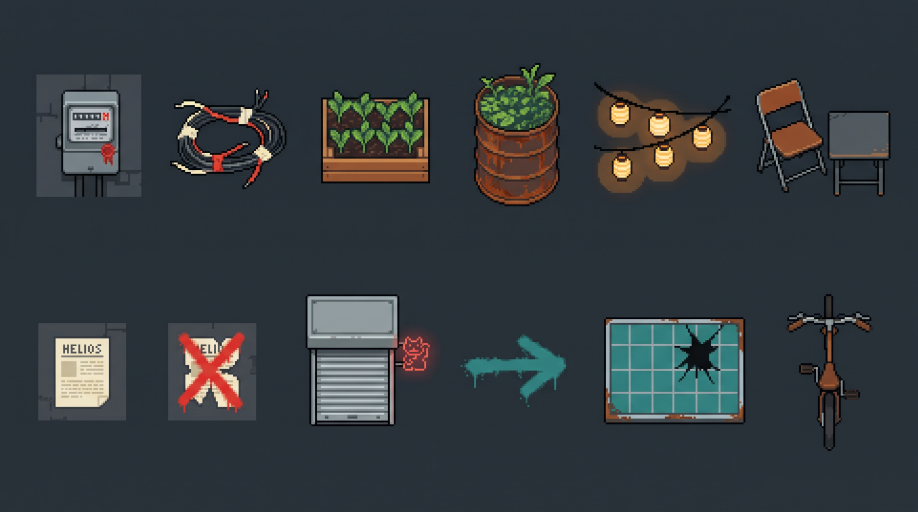
#> input picture art/concept/05_props/05_props_b.png, 2752 x 1536 px (shown at 1/3 size)
$ python prop_sprites.py
#> lines starting #> are read from the running program, lines starting #| are printed output that depends on the picture; after the words box and inside, x2 and y2 are one past the last pixel; in counts of white or black regions, pixels touching at a corner belong together
### tools/tree_sprites.py
"""tree_sprites.py - build the sunroot tree sprites from Sasha's concept art.

WHERE FROM
    art/concept/04_sunroot/04_sunroot_f.png shows four stages of the tree side by side on a
    flat dark blue-grey background: sapling, grown, cut (almost sawn through), big.

WHAT IT DOES (for each stage)
    1. Cut the stage's box out of the concept picture.
    2. Make the background see-through: flood-fill inward from the box's border through every
       pixel close to the background colour. The tree's dark outline stops the flood, so dark
       pixels INSIDE the tree survive. The soft glow around the tree goes too: the game adds
       its own glow (scripts/glow.gd).
    3. Shrink it to sprite size, smooth out lone noisy pixels, snap every pixel to the game's
       palette (without teal), and draw a 1-pixel dark outline like the other sprites.
       (Klad's own `pixelize` was tried first: it kept the painted leaf texture as speckle.)

    All stages are shrunk by the SAME amount, so a sapling stays small next to a grown tree.

USAGE (from the project root)
    python tools/tree_sprites.py

OUT
    art/sprites/tree_<stage>.png             64 x 64 (the big tree a little more), the files the game loads
    art/source/klad/tree_sprites@8x.png      all stages side by side at 8x, only for looking at

Needs: Pillow, numpy, scipy  (pip install pillow numpy scipy)
"""
from pathlib import Path

import numpy as np
from PIL import Image, ImageFilter
from scipy import ndimage

ROOT = Path(__file__).resolve().parent.parent
CONCEPT = ROOT / "art/concept/04_sunroot/04_sunroot_f.png"

SPRITE = 64            # sprite canvas, in pixels (the game draws every sprite at 64 x 64)
# Concept pixels -> game pixels. The grown tree's box is 421 concept pixels tall, so this makes
# it 58 pixels tall: nearly the whole 64 px canvas, with room for the outline.
SCALE = 58.0 / 421.0
# How far (sum of the R, G and B differences) a pixel may be from the background colour and
# still count as background. The tree's darkest outline is about 110 away, so 90 keeps it.
BACKGROUND_TOLERANCE = 90

# Each stage's box in the concept picture: (left, top, right, bottom), measured from the picture.
STAGES = {
    "sapling": (52, 414, 294, 644),
    "grown":   (351, 223, 703, 644),
    "cut":     (754, 227, 1108, 646),
    "big":     (1131, 168, 1612, 665),
}


def cut_out(picture: np.ndarray, box: tuple) -> Image.Image:
    """Steps 1 and 2: crop one stage and make its background see-through."""
    left, top, right, bottom = box
    crop = picture[top:bottom, left:right]
    # The background colour is read from the crop's corners (they are always background).
    corners = np.concatenate([crop[:6, :6], crop[:6, -6:], crop[-6:, :6], crop[-6:, -6:]]).reshape(-1, 3)
    background = np.median(corners, axis=0)
    near_background = np.abs(crop - background).sum(axis=2) < BACKGROUND_TOLERANCE
    # ndimage.label gives every connected patch of near-background pixels its own number.
    # The patches that touch the border are the real background; the rest are inside the tree.
    patches, _count = ndimage.label(near_background)
    border = np.unique(np.concatenate([patches[0], patches[-1], patches[:, 0], patches[:, -1]]))
    see_through = np.isin(patches, border[border > 0])
    alpha = np.where(see_through, 0, 255).astype(np.uint8)
    return Image.fromarray(np.dstack([crop.astype(np.uint8), alpha]), "RGBA")


# The game palette, minus teal: in the concept the leaves' blue-green shading lies closest
# to teal, which turned the trees speckly. Every colour here is from art/source/klad/palette.ops.jsonl.
TREE_PALETTE = {
    "outline": (0x1b, 0x1f, 0x1d), "leaf-dark": (0x2f, 0x6b, 0x3a), "leaf-light": (0x7f, 0xc4, 0x5a),
    "gold": (0xe8, 0xb9, 0x3a), "cream": (0xef, 0xe6, 0xc8), "rust-dark": (0x6b, 0x3a, 0x24),
    "rust-mid": (0xa6, 0x5a, 0x2e), "rust-light": (0xd0, 0x8a, 0x4a), "steel-dark": (0x4a, 0x52, 0x57),
    "steel-light": (0x9a, 0xa5, 0xa8), "enemy-red": (0xe0, 0x41, 0x2f),
}
# Patches of the cut-out smaller than this (in concept pixels) are stray glow, not tree.
MIN_PATCH = 400


# [63 lines left out: functions shrink, main, not called in this run]


# [2 lines that do not run on import are left out]

### tools/prop_sprites.py
"""prop_sprites.py - cut the props from Sasha's props pick (05_props_b) into game sprites.

WHAT
    05_props_b (art/ART_DIRECTION.md) holds a sheet of street props. This script cuts nine of
    them out, shrinks each to game size, snaps it to the game palette, outlines it, and packs
    them side by side into ONE picture, art/sprites/props.png, one 64 x 64 frame per prop, in
    the order of PROPS below. scripts/props.gd draws them by that order, so keep the two in step.

    Left out on purpose: the lantern string (the game already has lanterns), the shuttered shop
    with the glowing cat (it would point straight at Lucky, who must stay hard to find), and the
    painted arrow (Sasha removed floor arrows for the same reason).

HOW
    1. Crop each prop (its box is in the concept's own pixels) and make the background
       see-through: reuse tree_sprites.cut_out, which reads the background colour from the
       crop's corners. The wall-mounted props are cropped tightly inside their grey wall
       square, so the square's grey is what gets removed.
    2. Shrink so its longest side is the prop's `size`, tidy, snap to the palette, outline.

USAGE (from the project root)
    python tools/prop_sprites.py

OUT
    art/sprites/props.png                 9 frames of 64 x 64, left to right
    art/source/klad/props@4x.png          the same at 4x on the floor colour, for looking at

Needs: Pillow, numpy, scipy  (pip install pillow numpy scipy)
"""
import sys
from pathlib import Path

import numpy as np
from PIL import Image, ImageFilter
from scipy import ndimage

# Reuse the tree script's cut-out step (same folder).
sys.path.insert(0, str(Path(__file__).resolve().parent))
import tree_sprites  # noqa: E402  (import after the path fix)
from tree_sprites import TREE_PALETTE, cut_out  # noqa: E402

ROOT = Path(__file__).resolve().parent.parent
CONCEPT = ROOT / "art/concept/05_props/05_props_b.png"
FRAME = 64

# name: (box in concept pixels: left, top, right, bottom), longest side in game pixels.
# The ORDER matters: it is the frame order in props.png (see scripts/props.gd).
PROPS = {
    "meter":      ((182, 268, 364, 530), 34),   # the Helios meter, red seal on it
    "notice":     ((160, 1011, 334, 1228), 28),  # a Helios notice pasted on the wall
    "notice_x":   ((524, 990, 754, 1247), 30),   # one the block crossed out in red paint
    "planter":    ((958, 287, 1297, 554), 58),   # a wooden planter box of seedlings
    "barrel":     ((1418, 187, 1685, 623), 50),  # a rusty barrel turned into a planter
    "cable":      ((514, 257, 867, 572), 46),    # a coil of cut Helios cable (lower tolerance)
    "panel":      ((1808, 947, 2242, 1279), 60), # a broken solar panel lying flat
    "bike":       ((2354, 877, 2627, 1359), 56), # a bike, seen from above
    "chair":      ((2263, 230, 2680, 599), 62),  # a folding chair and a card table
}

# How different (sum of R, G and B differences) a pixel must be from the background to
# count as part of a prop. The trees used 90, which is fine for bright props, but the
# cable coil's dark rubber is close to the dark background and vanished, so it gets less.
DEFAULT_TOLERANCE = 90
TOLERANCE = {"cable": 24}

# The tree palette plus teal and two steel steps (the panel's glass and the meter's casing).
PALETTE = dict(TREE_PALETTE, **{
    "teal": (0x2f, 0x8f, 0x8a), "steel-mid": (0x5f, 0x68, 0x6f), "steel-deep": (0x3a, 0x42, 0x48),
})
MIN_PATCH = 150


def shrink(cutout: Image.Image, longest: int) -> np.ndarray:
    """Shrink one cut-out into a 64 x 64 frame: tidy, palette-snapped, outlined, centred."""
    rgba = np.asarray(cutout).copy()
    solid = rgba[..., 3] > 0
    # Keep the big patches (the prop), drop specks, fill holes inside it.
    patches, count = ndimage.label(solid)
    sizes = ndimage.sum(solid, patches, range(1, count + 1))
    keep = np.isin(patches, [i + 1 for i, size in enumerate(sizes) if size >= MIN_PATCH])
    keep = ndimage.binary_fill_holes(keep)
    rgba[..., 3] = np.where(keep, 255, 0)

    scale = longest / max(cutout.width, cutout.height)
    width, height = max(1, round(cutout.width * scale)), max(1, round(cutout.height * scale))
    small = Image.fromarray(rgba, "RGBA").resize((width, height), Image.BOX)
    colours = small.convert("RGB").filter(ImageFilter.ModeFilter(3))
    small_alpha = np.asarray(small)[..., 3] >= 128

    palette = np.array(list(PALETTE.values()))
    pixels = np.asarray(colours).astype(int)
    distance = ((pixels[:, :, None, :] - palette[None, None, :, :]) ** 2).sum(axis=3)
    snapped = palette[distance.argmin(axis=2)]

    frame = np.zeros((FRAME, FRAME, 4), dtype=np.uint8)
    at_x, at_y = (FRAME - width) // 2, (FRAME - height) // 2
    region = frame[at_y:at_y + height, at_x:at_x + width]
    region[..., :3] = snapped
    region[..., 3] = np.where(small_alpha, 255, 0)
    solid_px = frame[..., 3] > 0
    ring = ndimage.binary_dilation(solid_px) & ~solid_px
    frame[ring] = (*PALETTE["outline"], 255)
    return frame


def main() -> None:
    """Cut every prop, pack them into one strip, and save it plus a big preview."""
    picture = np.asarray(Image.open(CONCEPT).convert("RGB")).astype(int)
    frames = []
    for name, (box, longest) in PROPS.items():
        # cut_out reads the tolerance from the tree script, so set it there for each prop.
        tree_sprites.BACKGROUND_TOLERANCE = TOLERANCE.get(name, DEFAULT_TOLERANCE)
        frames.append(shrink(cut_out(picture, box), longest))
#> this loop made 9 passes
#> (background in cut_out, border in cut_out, count in shrink) on passes 4, 5, 7, 8, 9: ([39, 48, 55], [0, 1, 2], 106), ([39, 48, 55], [1], 151), ([40, 48, 56], [1], 17), ([40, 49, 57], [1], 63), ([39, 48, 55], [1], 56)
#> (background in cut_out, border in cut_out, count in shrink, sizes in shrink) on passes 1, 2, 3, 6: ([65, 72, 79], [0, 1, 33, 86, 98, 99], 4, [45460, 16, 1, 1]), ([58, 65, 74], [1], 1, [32728]), ([67, 73, 80], [1], 3, [30964, 14, 1]), ([39, 48, 56], [0, 1], 2, [62613, 1])
#> pass 1, in cut_out, `crop = picture[top:bottom, left:right]`:
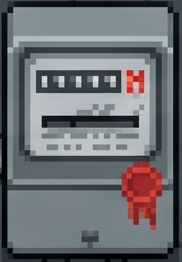
#> crop: shape (262, 182, 3) int64; mean R, G, B 107.9, 110.6, 115.5
#> pass 1, in cut_out, `near_background = np.abs(crop - background).sum(axis=2) < BACKGROUND_T..`:
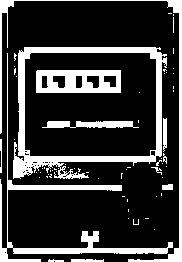
#> near_background: shape (262, 182) bool; 21.6% white; 66 white regions (54 under 20 px), largest, box (x1, y1, x2, y2) and area: (13, 47, 167, 179) 3734, (0, 53, 173, 262) 2275, (0, 0, 182, 262) 1696
#> pass 1, in cut_out, `patches, _count = ndimage.label(near_background)`:
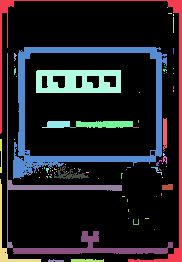
#> patches: shape (262, 182) int32; 100 distinct labels, from 0 to 99; one colour per label, 0 black
#> pass 1, in cut_out, `see_through = np.isin(patches, border[border > 0])`:
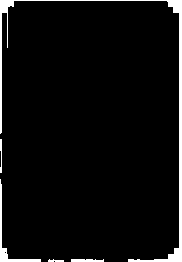
#> see_through: shape (262, 182) bool; 4.6% white; 5 white regions, box (x1, y1, x2, y2) and area: (0, 0, 182, 262) 1695, (0, 179, 41, 262) 337, (71, 259, 104, 262) 89, (0, 139, 2, 173) 52, (48, 259, 64, 262) 33
#> after the loop, frames = 9 items
    strip = np.concatenate(frames, axis=1)   # side by side, left to right
    out = ROOT / "art/sprites/props.png"
    Image.fromarray(strip, "RGBA").save(out)

    big = Image.fromarray(strip, "RGBA").resize((strip.shape[1] * 4, FRAME * 4), Image.NEAREST)
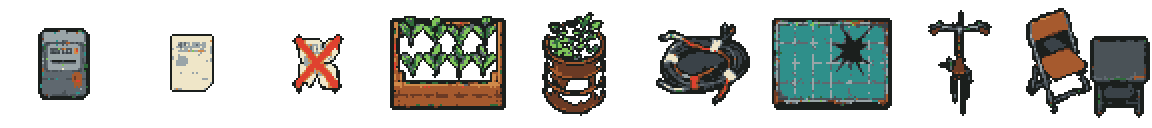
#> big: PIL image 2304x256 RGBA (shown at 1/2 size); mean R, G, B, A 29.8, 31.8, 27.8, 82.3; transparent parts drawn white
    preview = Image.new("RGBA", big.size, (58, 66, 72, 255))
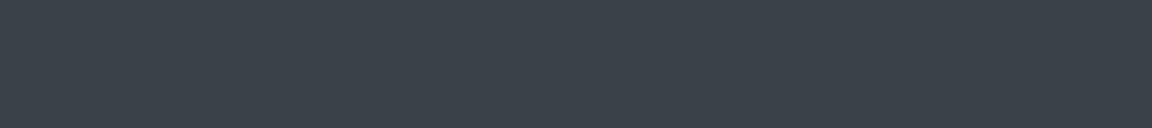
#> preview: PIL image 2304x256 RGBA (shown at 1/2 size); mean R, G, B, A 58, 66, 72, 255
    preview.alpha_composite(big)
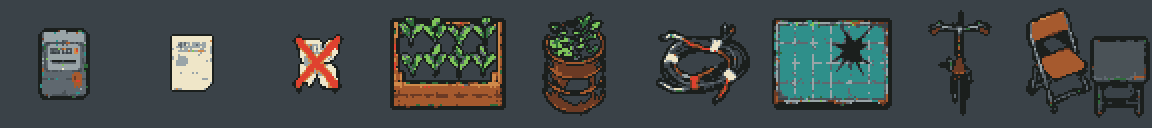
#> preview: PIL image 2304x256 RGBA (shown at 1/2 size); mean R, G, B, A 65.7, 72.7, 73, 255
    preview.save(ROOT / "art/source/klad/props@4x.png")
    print("built:", out.name, "frames:", ", ".join(PROPS))


if __name__ == "__main__":
    main()
